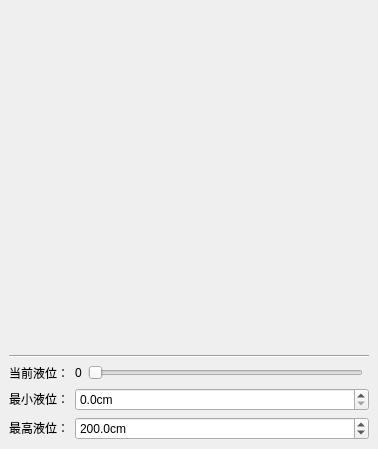
<?xml version="1.0" encoding="UTF-8"?>
<ui version="4.0">
 <class>MainWindow</class>
 <widget class="QMainWindow" name="MainWindow">
  <property name="geometry">
   <rect>
    <x>0</x>
    <y>0</y>
    <width>378</width>
    <height>449</height>
   </rect>
  </property>
  <property name="windowTitle">
   <string>MainWindow</string>
  </property>
  <widget class="QWidget" name="centralwidget">
   <layout class="QGridLayout" name="gridLayout">
    <item row="2" column="2">
     <widget class="QSlider" name="sliderValue">
      <property name="orientation">
       <enum>Qt::Horizontal</enum>
      </property>
     </widget>
    </item>
    <item row="0" column="0" colspan="3">
     <widget class="QmyTank" name="myTank" native="true"/>
    </item>
    <item row="2" column="0">
     <widget class="QLabel" name="label">
      <property name="maximumSize">
       <size>
        <width>16777215</width>
        <height>20</height>
       </size>
      </property>
      <property name="text">
       <string>当前液位：</string>
      </property>
     </widget>
    </item>
    <item row="1" column="0" colspan="4">
     <widget class="Line" name="line">
      <property name="orientation">
       <enum>Qt::Horizontal</enum>
      </property>
     </widget>
    </item>
    <item row="2" column="1">
     <widget class="QLabel" name="labelValue">
      <property name="text">
       <string>0</string>
      </property>
     </widget>
    </item>
    <item row="3" column="0">
     <widget class="QLabel" name="label_2">
      <property name="maximumSize">
       <size>
        <width>16777215</width>
        <height>20</height>
       </size>
      </property>
      <property name="text">
       <string>最小液位：</string>
      </property>
     </widget>
    </item>
    <item row="3" column="1" colspan="3">
     <widget class="QDoubleSpinBox" name="spinMinValue">
      <property name="suffix">
       <string>cm</string>
      </property>
      <property name="decimals">
       <number>1</number>
      </property>
     </widget>
    </item>
    <item row="4" column="0">
     <widget class="QLabel" name="label_3">
      <property name="maximumSize">
       <size>
        <width>16777215</width>
        <height>20</height>
       </size>
      </property>
      <property name="text">
       <string>最高液位：</string>
      </property>
     </widget>
    </item>
    <item row="4" column="1" colspan="3">
     <widget class="QDoubleSpinBox" name="spinMaxValue">
      <property name="suffix">
       <string>cm</string>
      </property>
      <property name="decimals">
       <number>1</number>
      </property>
      <property name="maximum">
       <double>100000.000000000000000</double>
      </property>
      <property name="value">
       <double>200.000000000000000</double>
      </property>
     </widget>
    </item>
   </layout>
  </widget>
 </widget>
 <customwidgets>
  <customwidget>
   <class>QmyTank</class>
   <extends>QWidget</extends>
   <header location="global">myTank</header>
   <container>1</container>
  </customwidget>
 </customwidgets>
 <resources/>
 <connections/>
</ui>
